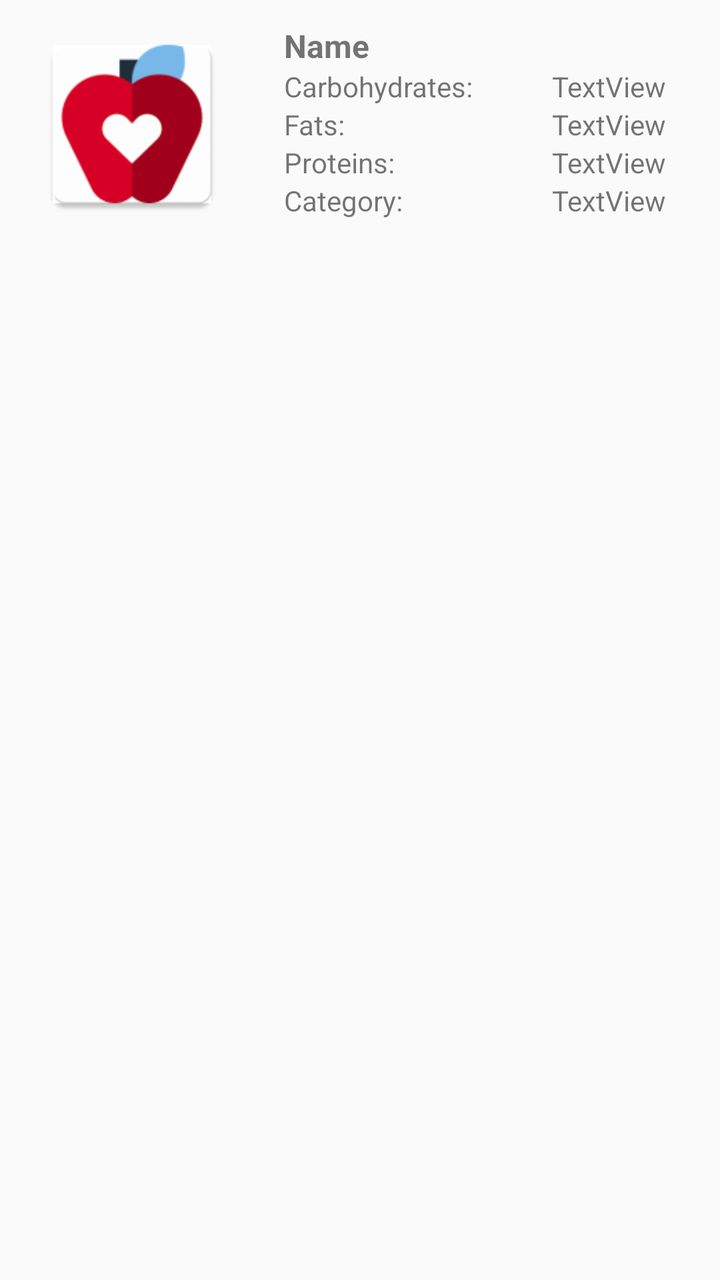
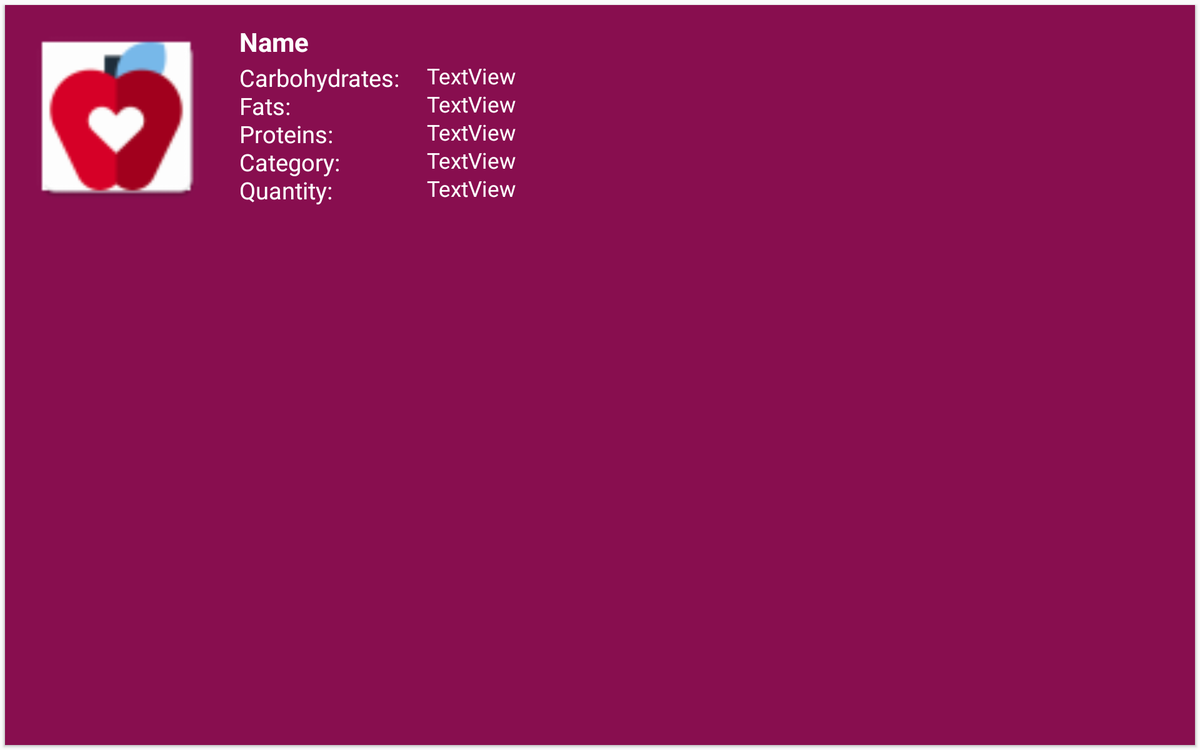

One screen, two layout resources from the same app: the default and the repository's alternative for another configuration. Each is rendered where Android would select it; the XML of both is given below.
<!-- AndroidManifest.xml: application theme AppTheme -->
<!-- res/layout/customlayout.xml -->
<?xml version="1.0" encoding="utf-8"?>
<RelativeLayout xmlns:android="http://schemas.android.com/apk/res/android"
    xmlns:app="http://schemas.android.com/apk/res-auto"
    android:orientation="vertical" android:layout_width="match_parent"
    android:layout_height="match_parent">

    <ImageView
        android:id="@+id/imageView"
        android:layout_width="100dp"
        android:layout_height="100dp"
        app:srcCompat="@mipmap/ic_launcher"
        android:layout_alignParentTop="true"
        android:layout_alignParentLeft="true"
        android:layout_alignParentStart="true"
        android:layout_marginLeft="16dp"
        android:layout_marginStart="16dp"
        android:layout_marginTop="12dp" />

    <TextView
        android:id="@+id/textView"
        android:layout_width="match_parent"
        android:layout_height="wrap_content"
        android:layout_alignTop="@+id/imageView"
        android:layout_marginLeft="26dp"
        android:layout_marginStart="26dp"
        android:layout_toEndOf="@+id/imageView"
        android:layout_toRightOf="@+id/imageView"
        android:text="Name"
        android:textSize="16sp"
        android:textStyle="bold" />

    <TextView
        android:id="@+id/textViewCarbohydrates"
        android:layout_width="100dp"
        android:layout_height="wrap_content"
        android:text="Carbohydrates:"
        android:layout_below="@+id/textView"
        android:layout_alignLeft="@+id/textView"
        android:layout_alignStart="@+id/textView" />

    <TextView
        android:id="@+id/textViewCarbohydratesResult"
        android:layout_width="wrap_content"
        android:layout_height="wrap_content"
        android:layout_alignBottom="@+id/textViewCarbohydrates"
        android:layout_marginLeft="34dp"
        android:layout_marginStart="34dp"
        android:layout_toEndOf="@+id/textViewCarbohydrates"
        android:layout_toRightOf="@+id/textViewCarbohydrates"
        android:text="TextView" />

    <TextView
        android:id="@+id/textViewFats"
        android:layout_width="wrap_content"
        android:layout_height="wrap_content"
        android:layout_alignLeft="@+id/textViewCarbohydrates"
        android:layout_alignStart="@+id/textViewCarbohydrates"
        android:layout_below="@+id/textViewCarbohydrates"
        android:text="Fats:" />

    <TextView
        android:id="@+id/textViewFatsResult"
        android:layout_width="wrap_content"
        android:layout_height="wrap_content"
        android:layout_alignLeft="@+id/textViewCarbohydratesResult"
        android:layout_alignStart="@+id/textViewCarbohydratesResult"
        android:text="TextView"
        android:layout_below="@+id/textViewCarbohydratesResult" />

    <TextView
        android:id="@+id/textViewProteins"
        android:layout_width="wrap_content"
        android:layout_height="wrap_content"
        android:layout_alignLeft="@+id/textViewFats"
        android:layout_alignStart="@+id/textViewFats"
        android:layout_below="@+id/textViewFats"
        android:text="Proteins:" />

    <TextView
        android:id="@+id/textViewProteinsResult"
        android:layout_width="wrap_content"
        android:layout_height="wrap_content"
        android:layout_alignLeft="@+id/textViewFatsResult"
        android:layout_alignStart="@+id/textViewFatsResult"
        android:layout_below="@+id/textViewFatsResult"
        android:text="TextView" />

    <TextView
        android:id="@+id/textViewCategory"
        android:layout_width="wrap_content"
        android:layout_height="wrap_content"
        android:layout_alignLeft="@+id/textViewProteins"
        android:layout_alignStart="@+id/textViewProteins"
        android:layout_below="@+id/textViewProteins"
        android:text="Category:" />

    <TextView
        android:id="@+id/textViewCategoryResult"
        android:layout_width="wrap_content"
        android:layout_height="wrap_content"
        android:layout_alignBottom="@+id/textViewCategory"
        android:layout_alignEnd="@+id/textViewProteinsResult"
        android:layout_alignRight="@+id/textViewProteinsResult"
        android:text="TextView" />"
        android:layout_marginTop="13dp"
        android:text="TextView" />

</RelativeLayout>
<!-- resources referenced by this layout -->
<resources>
  <!-- mipmap ic_launcher: png bitmap (mipmap-hdpi, 2223 bytes) -->
  <style name="AppTheme" parent="Theme.AppCompat.Light.DarkActionBar">
          
          <item name="colorPrimary">@color/colorPrimary</item>
          <item name="colorPrimaryDark">@color/colorPrimaryDark</item>
          <item name="colorAccent">@color/colorAccent</item>
      </style>
  <color name="colorPrimary">#8c264a</color>
  <color name="colorPrimaryDark">#721d32</color>
  <color name="colorAccent">#dd3870</color>
</resources>
<!-- res/layout-xlarge/customlayout.xml (the repository's variant of the layout above) -->
<!-- drawn on a large tablet held sideways -->
<?xml version="1.0" encoding="utf-8"?>
<LinearLayout xmlns:android="http://schemas.android.com/apk/res/android"
    xmlns:app="http://schemas.android.com/apk/res-auto"
    xmlns:card_view="http://schemas.android.com/tools"
    android:layout_width="match_parent"
    android:layout_height="match_parent"
    android:orientation="vertical">

        <android.support.v7.widget.CardView
            android:id="@+id/card_view"
            android:layout_width="match_parent"
            android:layout_height="match_parent"
            android:layout_gravity="center"
            android:layout_margin="@dimen/card_margin"
            android:elevation="3dp"
            card_view:cardCornerRadius="@dimen/card_album_radius">

                <RelativeLayout
                    android:layout_width="match_parent"
                    android:layout_height="match_parent"
                    android:background="@color/Cherry">

                        <ImageView
                            android:id="@+id/imageView"
                            android:layout_width="200dp"
                            android:layout_height="200dp"
                            android:layout_marginLeft="20dp"
                            android:layout_marginBottom="20dp"
                            android:layout_marginTop="20dp"
                            app:srcCompat="@mipmap/ic_launcher" />


                        <TextView
                            android:id="@+id/textView"
                            android:layout_marginLeft="250dp"
                            android:layout_width="100dp"
                            android:layout_height="wrap_content"
                            android:text="Name"
                            android:layout_marginTop="20dp"
                            android:textSize="28sp"
                            android:textStyle="bold"
                            android:textColor="@color/colorWhite"/>


                        <TextView
                            android:id="@+id/textViewCarbohydrates"
                            android:layout_marginLeft="250dp"
                            android:layout_width="wrap_content"
                            android:layout_height="wrap_content"
                            android:text="Carbohydrates:"
                            android:layout_marginTop="60dp"
                            android:textSize="25dp"
                            android:textColor="@color/colorWhite"/>

                        <TextView
                            android:id="@+id/textViewCarbohydratesResult"
                            android:layout_width="match_parent"
                            android:layout_height="wrap_content"
                            android:layout_marginLeft="450dp"
                            android:layout_marginTop="60dp"
                            android:text="TextView"
                            android:textSize="23dp"
                            android:textColor="@color/colorWhite"/>

                        <TextView
                            android:id="@+id/textViewFats"
                            android:layout_width="wrap_content"
                            android:layout_height="wrap_content"
                            android:text="Fats:"
                            android:textSize="25dp"
                            android:layout_marginLeft="250dp"
                            android:layout_marginTop="90dp"
                            android:textColor="@color/colorWhite"/>

                        <TextView
                            android:id="@+id/textViewFatsResult"
                            android:layout_width="match_parent"
                            android:layout_height="wrap_content"
                            android:layout_marginLeft="450dp"
                            android:layout_marginTop="90dp"
                            android:text="TextView"
                            android:textSize="23dp"
                            android:textColor="@color/colorWhite"/>

                        <TextView
                            android:id="@+id/textViewProteins"
                            android:layout_width="wrap_content"
                            android:layout_height="wrap_content"
                            android:textSize="25dp"
                            android:layout_marginLeft="250dp"
                            android:layout_marginTop="120dp"
                            android:text="Proteins:"
                            android:textColor="@color/colorWhite"/>

                        <TextView
                            android:id="@+id/textViewProteinsResult"
                            android:layout_width="match_parent"
                            android:layout_height="wrap_content"
                            android:layout_marginLeft="450dp"
                            android:layout_marginTop="120dp"
                            android:text="TextView"
                            android:textSize="23dp"
                            android:textColor="@color/colorWhite"/>

                        <TextView
                            android:id="@+id/textViewCategory"
                            android:layout_width="wrap_content"
                            android:layout_height="wrap_content"
                            android:textSize="25dp"
                            android:layout_marginLeft="250dp"
                            android:layout_marginTop="150dp"
                            android:text="Category:"
                            android:textColor="@color/colorWhite"/>

                        <TextView
                            android:id="@+id/textViewCategoryResult"
                            android:layout_width="match_parent"
                            android:layout_height="wrap_content"
                            android:layout_marginLeft="450dp"
                            android:layout_marginTop="150dp"
                            android:text="TextView"
                            android:textSize="23dp"
                            android:textColor="@color/colorWhite"/>

                        <TextView
                            android:id="@+id/textViewQuantity"
                            android:layout_width="wrap_content"
                            android:layout_height="wrap_content"
                            android:textSize="25dp"
                            android:layout_marginLeft="250dp"
                            android:layout_marginTop="180dp"
                            android:text="Quantity:"
                            android:textColor="@color/colorWhite"
                            android:layout_marginBottom="20dp"/>

                        <TextView
                            android:id="@+id/textViewQuantityResult"
                            android:layout_width="match_parent"
                            android:layout_height="wrap_content"
                            android:layout_marginLeft="450dp"
                            android:layout_marginTop="180dp"
                            android:text="TextView"
                            android:textSize="23dp"
                            android:textColor="@color/colorWhite"/>

                        <ImageView
                            android:id="@+id/imageViewDelete"
                            android:layout_width="50dp"
                            android:layout_height="50dp"
                            android:layout_marginTop="35dp"
                            android:layout_marginLeft="700dp"
                            android:background="@drawable/ic_delete_black_24dp" />

                        <ImageView
                            android:id="@+id/imageViewEditQ"
                            android:layout_width="50dp"
                            android:layout_height="50dp"
                            android:layout_marginTop="35dp"
                            android:layout_marginLeft="630dp"
                            android:background="@drawable/ic_edit_black_24dp" />"

                </RelativeLayout>

        </android.support.v7.widget.CardView>

</LinearLayout>
<!-- resources referenced by the variant -->
<!-- as a large tablet held sideways resolves them -->
<resources>
  <color name="Cherry">#880E4F</color>
  <color name="colorWhite">#fff</color>
  <dimen name="card_album_radius">0dp</dimen>
  <dimen name="card_margin">5dp</dimen>
  <!-- mipmap ic_launcher: png bitmap (mipmap-hdpi, 2223 bytes) -->
  <style name="AppTheme" parent="Theme.AppCompat.Light.DarkActionBar">
          
          <item name="colorPrimary">@color/colorPrimary</item>
          <item name="colorPrimaryDark">@color/colorPrimaryDark</item>
          <item name="colorAccent">@color/colorAccent</item>
      </style>
  <color name="colorPrimary">#8c264a</color>
  <color name="colorPrimaryDark">#721d32</color>
  <color name="colorAccent">#dd3870</color>
</resources>
